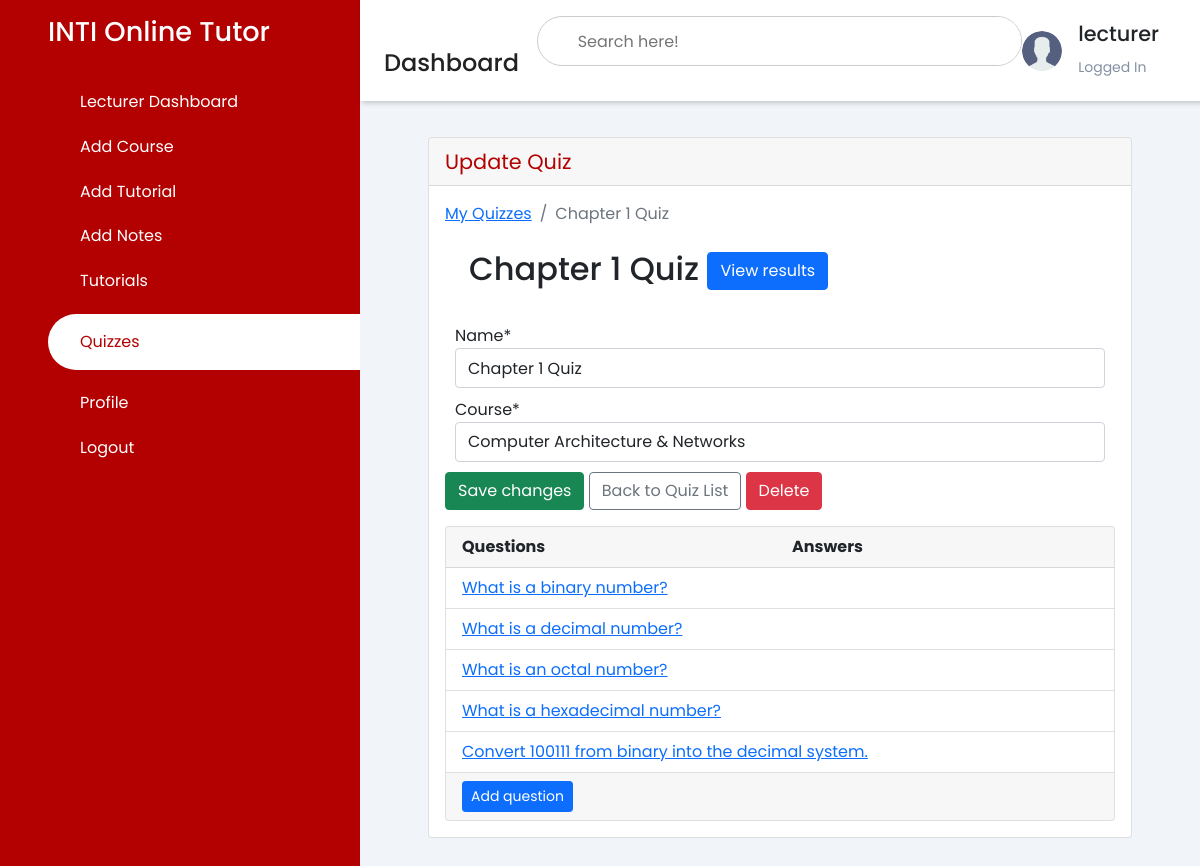
The app's page /update_quiz/10/ (signed in), older data.
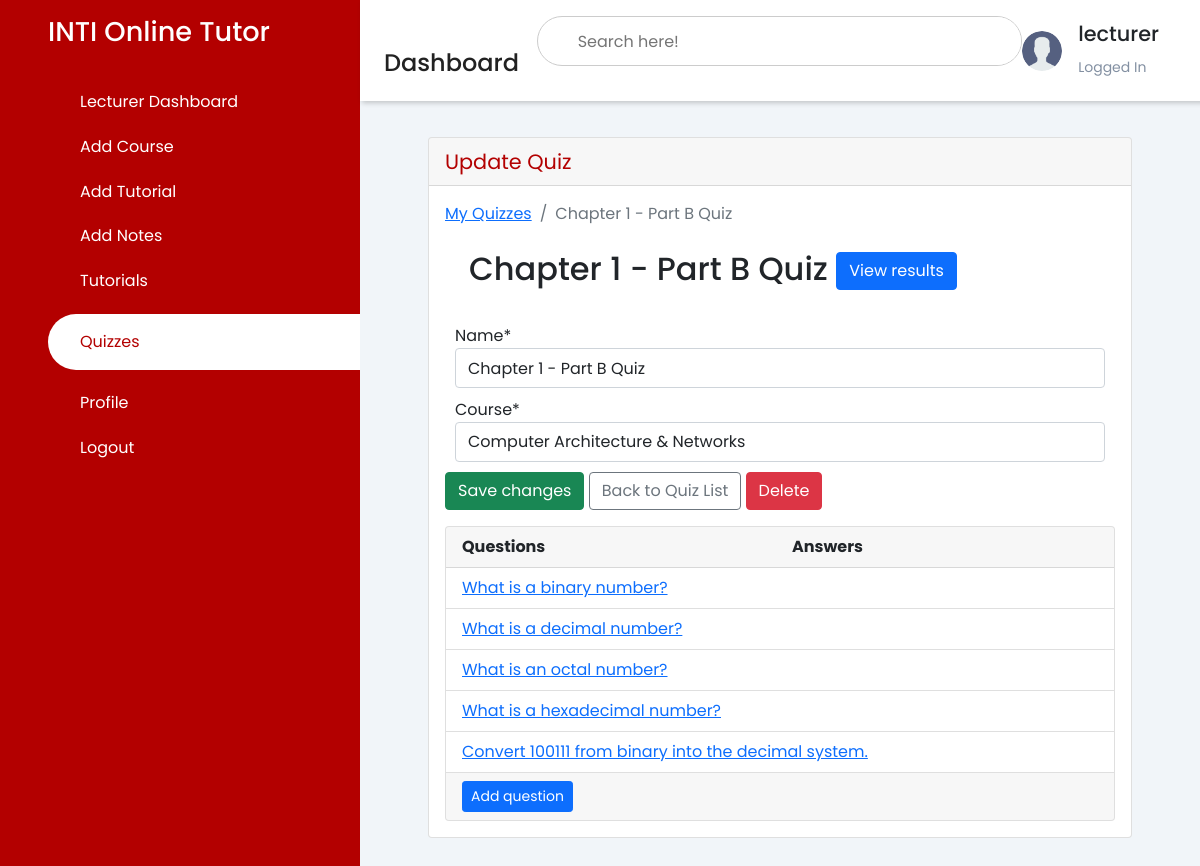
The same page, newer data.
### pages/models.py (models this page shows, shortened)
class Quiz(models.Model):
    owner = models.ForeignKey(User, on_delete=models.CASCADE, related_name='quizzes')
    name = models.CharField(max_length=255)
    course = models.ForeignKey(Course, on_delete=models.CASCADE, related_name='quizzes')

class Course(models.Model):
    name = models.CharField(max_length=30)
    def __str__(self):
        return self.name

### pages/views.py (the view, shortened to what this page needs)
# urls.py: path('update_quiz/<int:pk>/', UpdateQuizView.as_view(), name='update_quiz'),
class UpdateQuizView(UpdateView):
    model = Quiz
    fields = ('name', 'course')
    template_name = 'dashboard/lecturer/update_quiz.html'
    def get_context_data(self, **kwargs):
        kwargs['questions'] = self.get_object().questions.annotate(answers_count=Count('answers'))
        return super().get_context_data(**kwargs)
    def get_queryset(self):
        return self.request.user.quizzes.all()

### templates/dashboard/lecturer/update_quiz.html (shortened to what the changed rows need)
<!DOCTYPE html>
<html lang="en">
<head>
    {% load static %}
    {% load crispy_forms_tags %}
    <link rel="stylesheet" href="https://maxst.icons8.com/vue-static/landings/line-awesome/line-awesome/1.3.0/css/line-awesome.min.css">
    <link rel="stylesheet" href="https://maxst.icons8.com/vue-static/landings/line-awesome/font-awesome-line-awesome/css/all.min.css">
    <link href="https://cdn.jsdelivr.net/npm/bootstrap@5.1.3/dist/css/bootstrap.min.css" rel="stylesheet">
    <link rel="stylesheet" href="{% static 'css/style.css' %}">
</head>
<body>
    <div class="sidebar">
        <div class="sidebar-brand">
            <h2>INTI Online Tutor</h2>
        </div>
    </div>
    <div class="main-content">
        <header>
            <div class="header-title">
                <h2>
                    <label for="">
                    <span class="las la-bars"></span>
                </label>
                    Dashboard
                </h2>
            </div>
        </header>
        <main>
            <div class="container-fluid">
        <div class="row">
          <div class="col-12 mb-3">
          <div class="col-12 mb-3">
                <div id="content-wrapper">
        <div class="container-fluid">
            <div class="card mb-3">
                <div class="card-body">
              <div class="col-sm-12">
                <nav aria-label="breadcrumb">
                <ol class="breadcrumb">
                  <li class="breadcrumb-item"><a href="{% url 'list_quiz' %}">My Quizzes</a></li>
                  <li class="breadcrumb-item active" aria-current="page">{{ quiz.name }}</li>
                </ol>
              </nav>
              <h2 class="m-4">
                {{ quiz.name }}
                <a href="{% url 'quiz_results' quiz.pk %}" class="btn btn-primary float-right">View results</a>
              </h2>
              <div class="row mb-3">
                  <form method="post" novalidate>
                    {{ form|crispy }}
                  </form>
                  <br>
                </div>
                   <div class="card">
                <div class="card-header">
                </div>
                <div class="list-group list-group-flush list-group-formset">
                </div>
                <div class="card-footer">
                </div>
              </div>
                </div>
              </div>
                    </div>
                </div>
                            </div>
                        </div>
                    </div>
                </div>
        </main>
    </div>
</body>
</html>

Row changes from the older to the newer data that the page shows:
changed Quiz "Computer Architecture & Networks": name "Chapter 1 Quiz" → "Chapter 1 - Part B Quiz"
